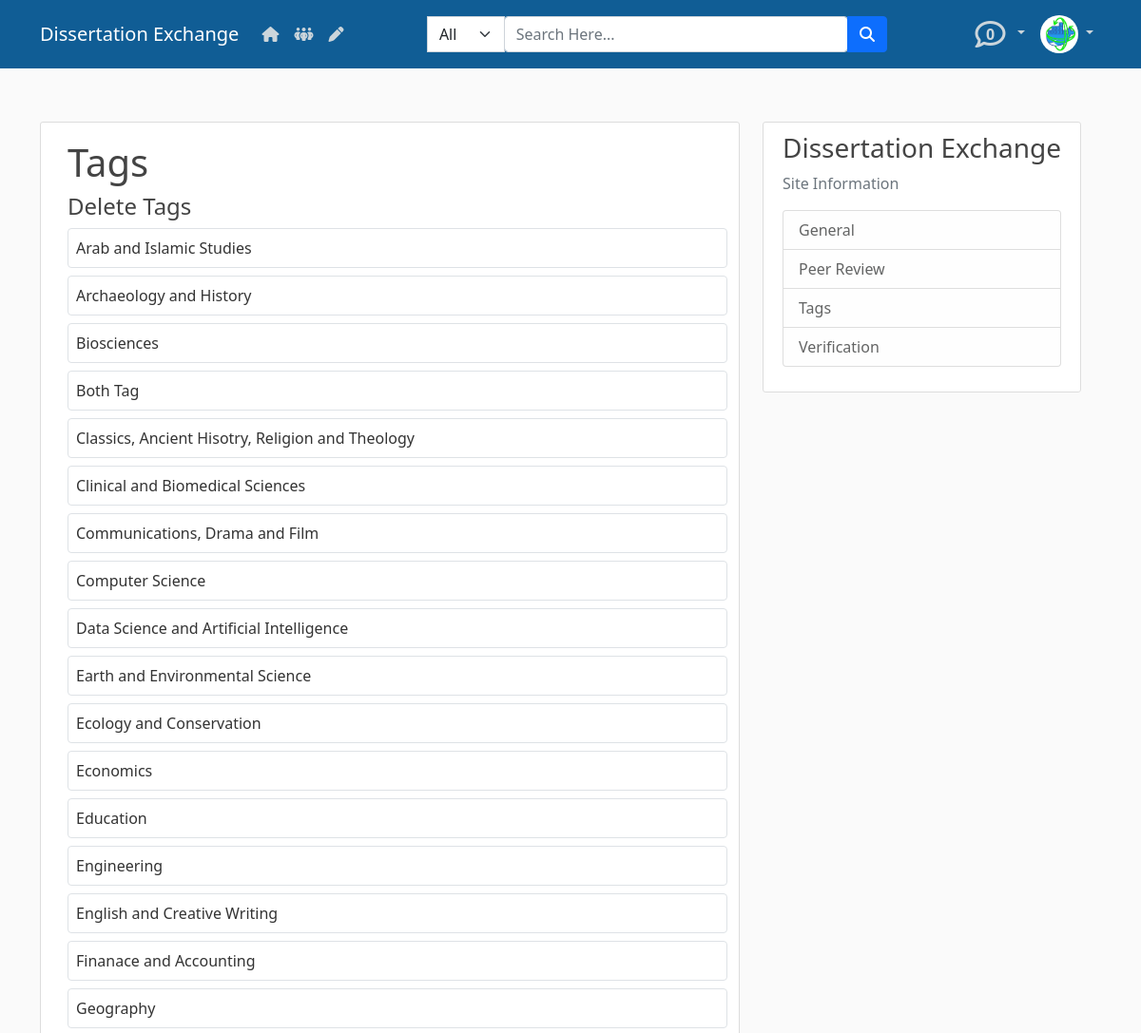
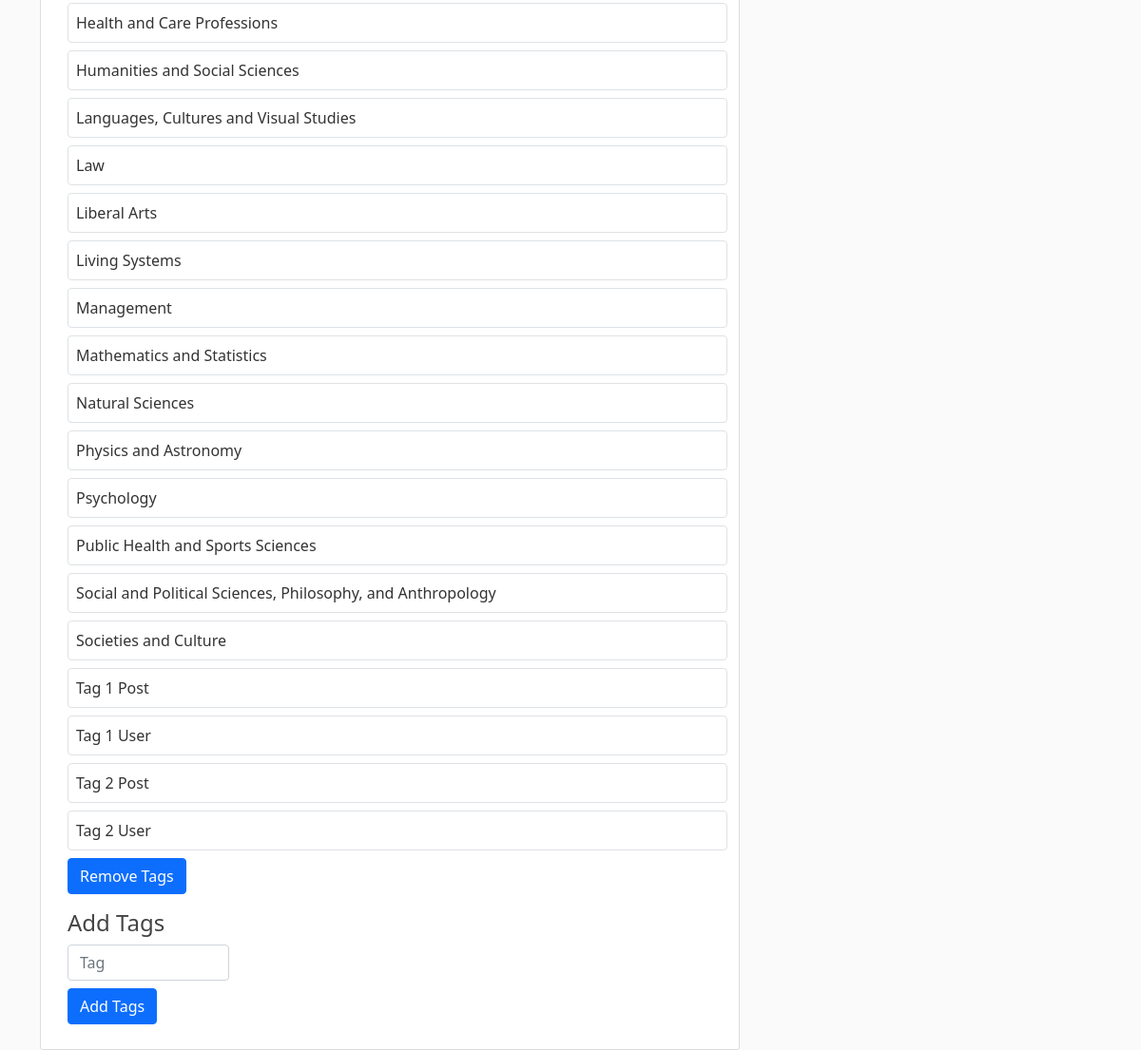
The page /tags/ (signed in) on the database its author committed (2 pictures, top to bottom).
### blog/models.py (models this page shows)
class Tag(models.Model):
    tags = models.CharField(max_length=1000,unique=True)
    followers = models.ManyToManyField(User, related_name='tag_followers')
    def __str__(self):
        return self.tags

### blog/views.py (the view)
# urls.py: path("tags/", views.tags_page, name="edit-tags"),
def tags_page(request):
    context = {"tags": Tag.objects.all().order_by("tags")}
    return render(request, "blog/tags.html", context)

### blog/custom_context_processor.py (called while the page is built)
def tag_renderer(request):
    return {
        "tags_context": Tag.objects.all(),
        "posts_context": Post.objects.all(),
        "comment_context": Comment.objects.all()}

def notification_renderer(request):
    notification_processor = []
    counter = 0
    if request.user.is_authenticated:
        counter = len(Notification.objects.filter(new = 0).filter(receiver = request.user))
        notification_processor = (Notification.objects.filter(receiver = request.user).order_by("new"))
    return {
        "notification_processor": notification_processor,
        "counter": counter
    }

def get_current_path(request):
    return {
       'date': datetime.now()
     }

### blog/models.py (called while the page is built)
    def __str__(self):
        return self.post1.title

### blog/templates/blog/tags.html (shortened to what this page needs)
{% extends "blog/base.html" %}
{% load crispy_forms_tags %}
{% block content %}
<div class="content-section">
    <h1 class="m-2">Tags</h1>
    <h4 class="m-2">Delete Tags</h4>
    <div>
        {% for tag in tags %}
            <div id="{{tag.pk}}" class="card pt-2 pb-2 m-2 p-2 w-100 border" onclick="selectFunction('{{tag.pk}}')">
                <p class="m-0 p-0">{{tag.tags}}</p>
            </div>
        {% endfor %}
    </div>
    <form method="POST" action="{% url 'tag-delete' %}">
        <button type="submit" class="btn btn-primary m-2 mt-0">Remove Tags</button>
    </form>
    <h4 class="m-2">Add Tags</h4>
    <form class="m-2" method="GET" action="{% url 'tag-add' %}">
        <input name="new" type="text" placeholder="Tag" class="form-control w-25">
        <button type="submit" class="btn btn-primary mt-2 mb-2">Add Tags</button>
    </form>
</div>
{% endblock content %}

### blog/static/blog/main.css (style rules this page uses)
body { background: #fafafa; color: #333333; margin-top: 5rem; }
h1, h2, h3, h4, h5, h6 { color: #444444; }
.content-section { background: #ffffff; padding: 10px 20px; border: 1px solid #dddddd; border-radius: 3px; margin-bottom: 20px; }

### rows shown on the page
Tag: tags "Arab and Islamic Studies"
Tag: tags "Archaeology and History"
Tag: tags "Biosciences"
Tag: tags "Both Tag"
Tag: tags "Classics, Ancient Hisotry, Religion and Theology"
Tag: tags "Clinical and Biomedical Sciences"
Tag: tags "Communications, Drama and Film"
Tag: tags "Computer Science"
Tag: tags "Data Science and Artificial Intelligence"
Tag: tags "Earth and Environmental Science"
Tag: tags "Ecology and Conservation"
Tag: tags "Economics"
Tag: tags "Education"
Tag: tags "Engineering"
Tag: tags "English and Creative Writing"
Tag: tags "Finanace and Accounting"
Tag: tags "Geography"
Tag: tags "Health and Care Professions"
Tag: tags "Humanities and Social Sciences"
Tag: tags "Languages, Cultures and Visual Studies"
Tag: tags "Law"
Tag: tags "Liberal Arts"
Tag: tags "Living Systems"
Tag: tags "Management"
Tag: tags "Mathematics and Statistics"
Tag: tags "Natural Sciences"
Tag: tags "Physics and Astronomy"
Tag: tags "Psychology"
Tag: tags "Public Health and Sports Sciences"
Tag: tags "Social and Political Sciences, Philosophy, and Anthropology"
Tag: tags "Societies and Culture"
Tag: tags "Tag 1 Post"
Tag: tags "Tag 1 User"
Tag: tags "Tag 2 Post"
Tag: tags "Tag 2 User"

### other values the page prints
{{ counter }} "0"
